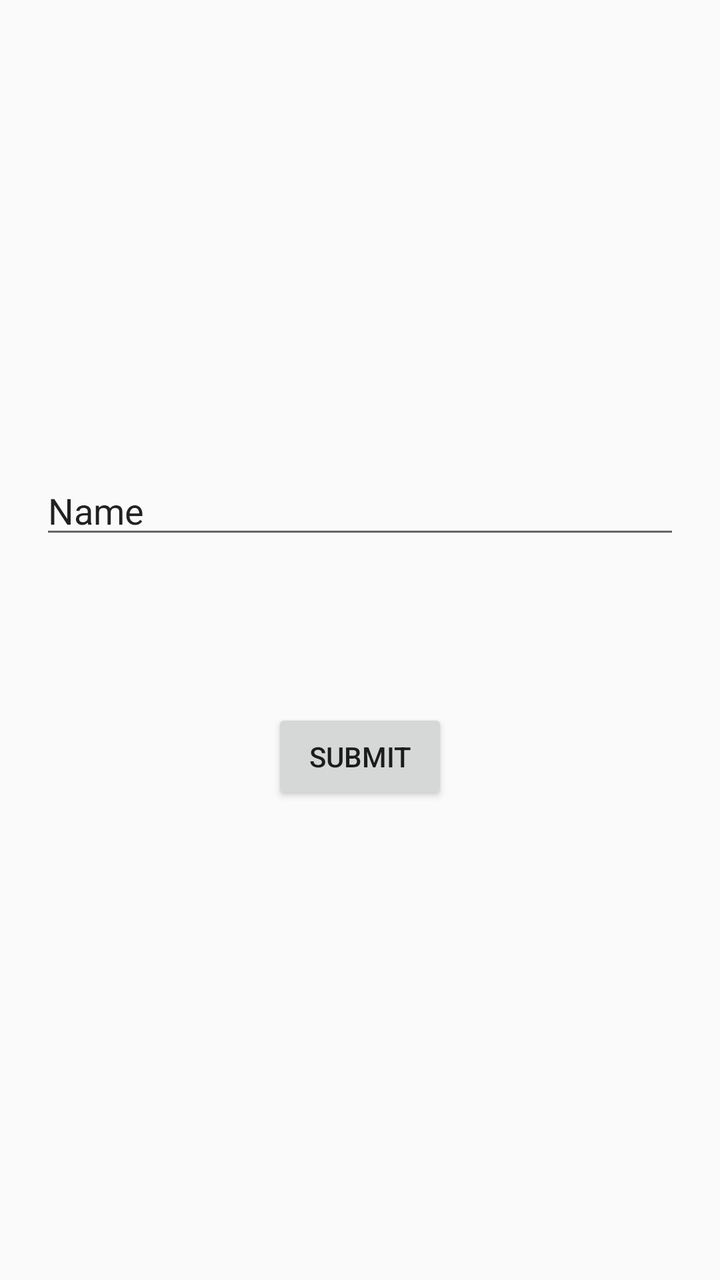
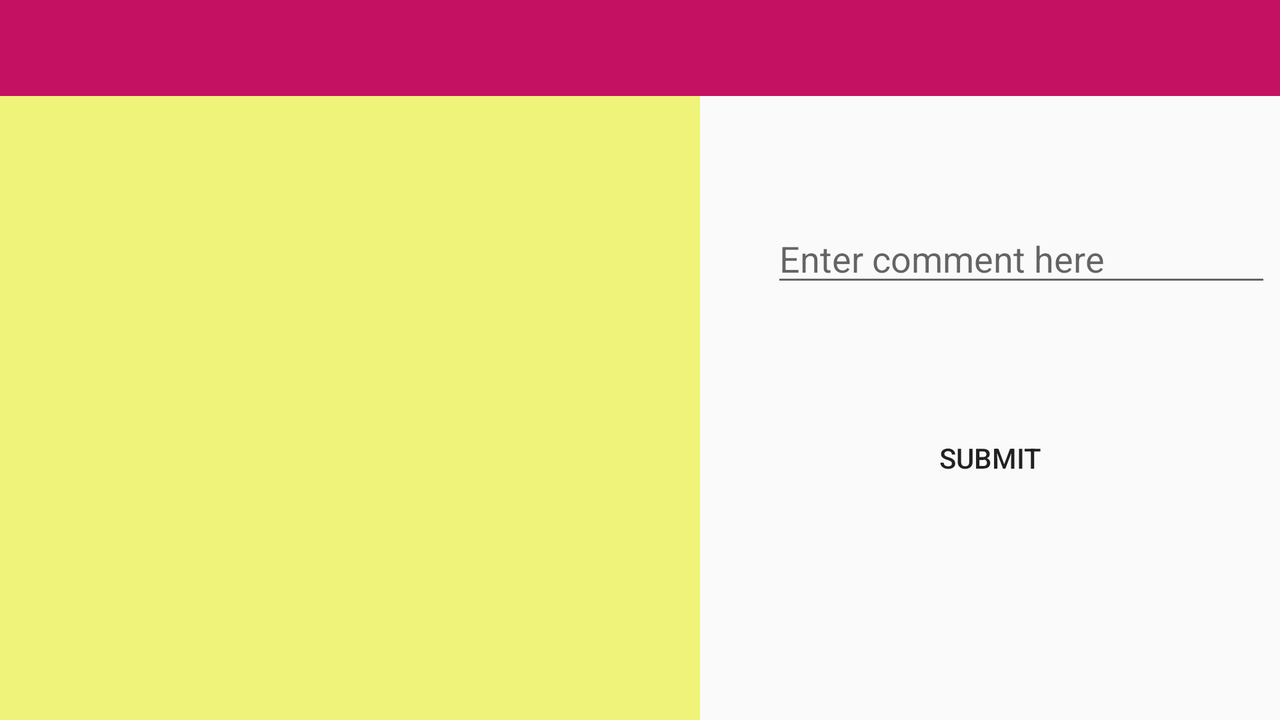

Compare how this app lays out the same screen by default and in its alternative resource folder. The renders come first, then the two layout files and the values they reference.
<!-- AndroidManifest.xml: application theme AppTheme -->
<!-- res/layout/activity_kotlinsecondscreen.xml -->
<?xml version="1.0" encoding="utf-8"?>
<androidx.constraintlayout.widget.ConstraintLayout xmlns:android="http://schemas.android.com/apk/res/android"
    xmlns:app="http://schemas.android.com/apk/res-auto"
    xmlns:tools="http://schemas.android.com/tools"
    android:layout_width="match_parent"
    android:layout_height="match_parent"
    tools:context=".KotlinSecondScreen">

    <ImageView
        android:id="@+id/imageView"
        android:layout_width="match_parent"
        android:layout_height="wrap_content"
        android:background="#FDEFF379"
        app:layout_constraintEnd_toEndOf="parent"
        app:layout_constraintStart_toStartOf="parent"
        app:layout_constraintTop_toTopOf="parent"
        tools:src="@tools:sample/avatars" />

    <EditText
        android:id="@+id/editTextTextPersonName"
        android:layout_width="match_parent"
        android:layout_height="wrap_content"
        android:layout_marginStart="20dp"
        android:layout_marginTop="233dp"
        android:layout_marginEnd="20dp"
        android:ems="10"
        android:inputType="textPersonName"
        android:text="Name"
        app:layout_constraintEnd_toEndOf="parent"
        app:layout_constraintStart_toStartOf="parent"
        app:layout_constraintTop_toBottomOf="@+id/imageView" />

    <Button
        android:id="@+id/button"
        android:layout_width="wrap_content"
        android:layout_height="wrap_content"
        android:layout_marginStart="164dp"
        android:layout_marginTop="40dp"
        android:layout_marginEnd="164dp"
        android:layout_marginBottom="198dp"
        android:text="Submit"
        app:layout_constraintBottom_toBottomOf="parent"
        app:layout_constraintEnd_toEndOf="parent"
        app:layout_constraintStart_toStartOf="parent"
        app:layout_constraintTop_toBottomOf="@+id/editTextTextPersonName" />
</androidx.constraintlayout.widget.ConstraintLayout>
<!-- resources referenced by this layout -->
<resources>
  <style name="AppTheme" parent="Theme.AppCompat.Light.DarkActionBar">
          
          <item name="colorPrimary">@color/colorPrimary</item>
          <item name="colorPrimaryDark">@color/colorPrimaryDark</item>
          <item name="colorAccent">@color/colorAccent</item>
      </style>
  <color name="colorPrimary">#c51162</color>
  <color name="colorPrimaryDark">#8e0038</color>
  <color name="colorAccent">#fd558f</color>
</resources>
<!-- res/layout-land/activity_kotlinsecondscreen.xml (the repository's variant of the layout above) -->
<!-- drawn on the phone turned sideways -->
<?xml version="1.0" encoding="utf-8"?>
<androidx.constraintlayout.widget.ConstraintLayout xmlns:android="http://schemas.android.com/apk/res/android"
    xmlns:app="http://schemas.android.com/apk/res-auto"
    xmlns:tools="http://schemas.android.com/tools"
    android:layout_width="match_parent"
    android:layout_height="match_parent"
    tools:context=".secondScreen.KotlinSecondScreen">

    <com.google.android.material.appbar.AppBarLayout
        android:id="@+id/appbarlayout"
        android:layout_width="match_parent"
        android:layout_height="wrap_content"
        android:theme="@style/AppTheme.AppBarOverlay"
        app:layout_constraintEnd_toEndOf="parent"
        app:layout_constraintStart_toStartOf="parent"
        app:layout_constraintTop_toTopOf="parent">

        <androidx.appcompat.widget.Toolbar
            android:id="@+id/toolbar"
            android:layout_width="match_parent"
            android:layout_height="?attr/actionBarSize"
            android:background="?attr/colorPrimary"
            app:popupTheme="@style/AppTheme.PopupOverlay" />

    </com.google.android.material.appbar.AppBarLayout>

    <ImageView
        android:id="@+id/imageView"
        android:layout_width="350dp"
        android:layout_height="0dp"
        android:background="#FDEFF379"
        android:scaleType="fitXY"
        app:layout_constraintBottom_toBottomOf="parent"
        app:layout_constraintLeft_toLeftOf="parent"
        app:layout_constraintTop_toBottomOf="@+id/appbarlayout"
        tools:src="@tools:sample/avatars" />

    <EditText
        android:id="@+id/editTextComment"
        android:layout_width="250dp"
        android:layout_height="wrap_content"
        android:layout_marginStart="81dp"
        android:layout_marginTop="50dp"
        android:layout_marginEnd="50dp"
        android:ems="10"
        android:hint="Enter comment here"
        android:inputType="textPersonName"
        app:layout_constraintBottom_toTopOf="@id/button"
        app:layout_constraintRight_toRightOf="parent"
        app:layout_constraintLeft_toRightOf="@+id/imageView"
        app:layout_constraintTop_toTopOf="parent" />

    <Button
        android:id="@+id/button"
        android:layout_width="wrap_content"
        android:layout_height="wrap_content"
        android:layout_marginBottom="50dp"
        android:text="Submit"
        android:background="@drawable/button_layerlist"
        app:layout_constraintLeft_toRightOf="@+id/imageView"
        app:layout_constraintBottom_toBottomOf="parent"
        app:layout_constraintRight_toRightOf="parent"
        app:layout_constraintTop_toBottomOf="@+id/editTextComment" />
</androidx.constraintlayout.widget.ConstraintLayout>
<!-- resources referenced by the variant -->
<!-- as the phone turned sideways resolves them -->
<resources>
  <style name="AppTheme.AppBarOverlay" parent="ThemeOverlay.AppCompat.Dark.ActionBar" />
  <style name="AppTheme.PopupOverlay" parent="ThemeOverlay.AppCompat.Light" />
  <style name="AppTheme" parent="Theme.AppCompat.Light.DarkActionBar">
          
          <item name="colorPrimary">@color/colorPrimary</item>
          <item name="colorPrimaryDark">@color/colorPrimaryDark</item>
          <item name="colorAccent">@color/colorAccent</item>
      </style>
  <color name="colorPrimary">#c51162</color>
  <color name="colorPrimaryDark">#8e0038</color>
  <color name="colorAccent">#fd558f</color>
</resources>
